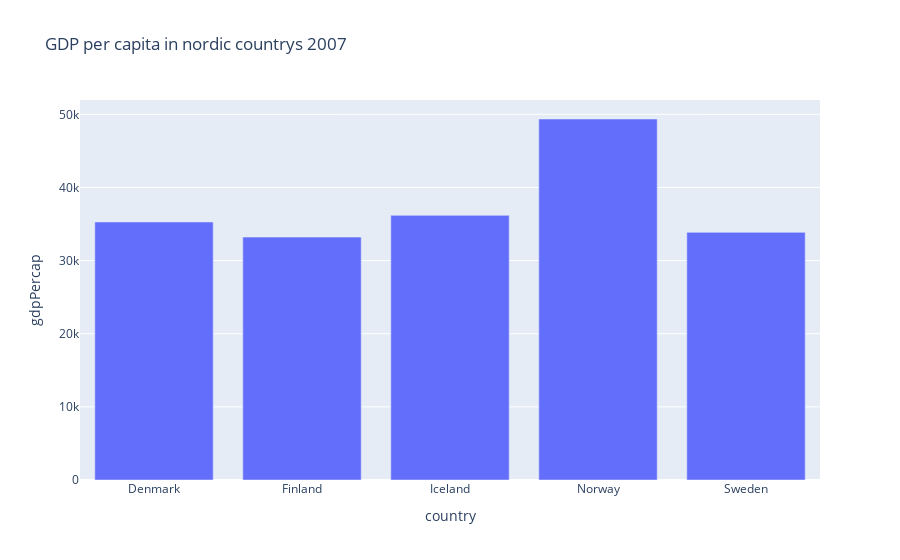

The cell this chart's notebook holds for it:
### Markdown cell above
## Bar Chart

### Code cell
fig = px.bar(nordic2007, x="country", y="gdpPercap", title="GDP per capita in nordic countrys 2007")
fig.show()
fig.write_html("interactive_figures/gdp_nordic_2007_bar.html")

### Figure 1 — Plotly figure (JSON) as saved in the notebook; plotly's stock layout.template omitted (floating-point values rounded to 4 significant figures)
{"data": [{"hovertemplate": "country=%{x}<br>gdpPercap=%{y}<extra></extra>", "legendgroup": "", "marker": {"color": "#636efa", "pattern": {"shape": ""}}, "name": "", "orientation": "v", "showlegend": false, "textposition": "auto", "type": "bar", "x": ["Denmark", "Finland", "Iceland", "Norway", "Sweden"], "xaxis": "x", "y": [35280.0, 33210.0, 36180.0, 49360.0, 33860.0], "yaxis": "y"}], "layout": {"barmode": "relative", "legend": {"tracegroupgap": 0}, "title": {"text": "GDP per capita in nordic countrys 2007"}, "xaxis": {"anchor": "y", "domain": [0, 1], "title": {"text": "country"}}, "yaxis": {"anchor": "x", "domain": [0, 1], "title": {"text": "gdpPercap"}}}}
